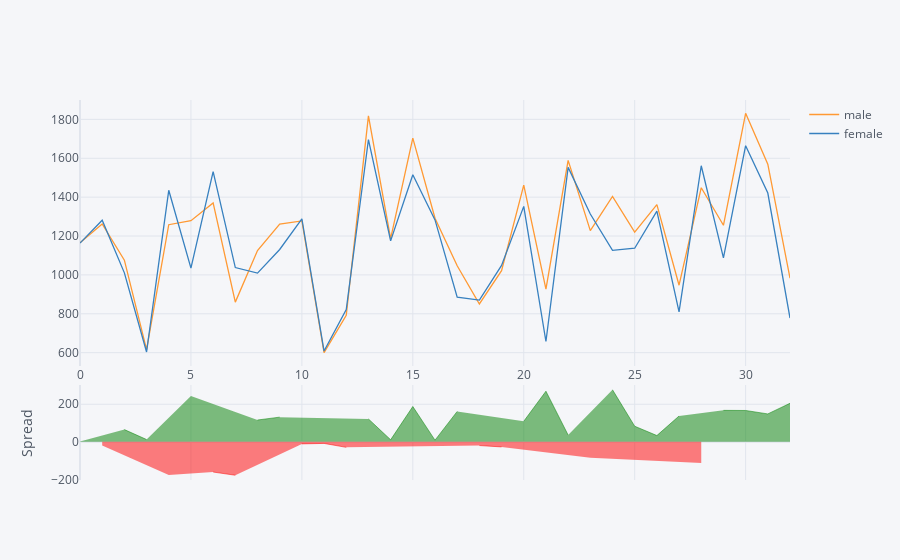

The notebook cell saved with this chart:
### Code cell
final_gender_data[['male' , 'female']].iplot(kind= 'spread')

### Figure 1 — Plotly figure (JSON) as saved in the notebook; plotly's stock layout.template omitted (floating-point values rounded to 4 significant figures)
{"data": [{"line": {"color": "rgba(255, 153, 51, 1.0)", "dash": "solid", "shape": "linear", "width": 1.3}, "mode": "lines", "name": "male", "text": "", "type": "scatter", "x": [0, 1, 2, 3, 4, 5, 6, 7, 8, 9, 10, 11, 12, 13, 14, 15, 16, 17, 18, 19, 20, 21, 22, 23, 24, 25, 26, 27, 28, 29, 30, 31, 32], "y": [1165.0, 1262.0, 1076.0, 615.7, 1258.0, 1279.0, 1370.0, 860.0, 1125.0, 1262.0, 1278.0, 600.0, 792.7, 1818.0, 1186.0, 1703.0, 1292.0, 1047.0, 850.5, 1022.0, 1462.0, 926.7, 1589.0, 1228.0, 1404.0, 1220.0, 1362.0, 947.0, 1448.0, 1255.0, 1831.0, 1570.0, 983.1]}, {"line": {"color": "rgba(55, 128, 191, 1.0)", "dash": "solid", "shape": "linear", "width": 1.3}, "mode": "lines", "name": "female", "text": "", "type": "scatter", "x": [0, 1, 2, 3, 4, 5, 6, 7, 8, 9, 10, 11, 12, 13, 14, 15, 16, 17, 18, 19, 20, 21, 22, 23, 24, 25, 26, 27, 28, 29, 30, 31, 32], "y": [1164.0, 1281.0, 1011.0, 603.4, 1435.0, 1035.0, 1531.0, 1038.0, 1009.0, 1131.0, 1289.0, 608.6, 822.1, 1696.0, 1175.0, 1515.0, 1283.0, 885.4, 870.4, 1049.0, 1353.0, 657.5, 1553.0, 1313.0, 1127.0, 1137.0, 1328.0, 809.6, 1561.0, 1088, 1664.0, 1421.0, 778.1]}, {"connectgaps": false, "fill": "tozeroy", "line": {"color": "green", "dash": "solid", "shape": "linear", "width": 0.5}, "mode": "lines", "name": "Spread", "showlegend": false, "type": "scatter", "x": [0, 1, 2, 3, 4, 5, 6, 7, 8, 9, 10, 11, 12, 13, 14, 15, 16, 17, 18, 19, 20, 21, 22, 23, 24, 25, 26, 27, 28, 29, 30, 31, 32], "xaxis": "x2", "y": [1.49, "", 65.07, 12.31, "", 243.7, "", "", 116.0, 131.2, "", "", "", 121.6, 10.99, 187.9, 8.86, 161.6, "", "", 109.5, 269.2, 36.14, "", 276.9, 83.02, 33.36, 137.3, "", 167.3, 166.8, 148.4, 205.1], "yaxis": "y2"}, {"connectgaps": false, "fill": "tozeroy", "line": {"color": "red", "dash": "solid", "shape": "linear", "width": 0.5}, "mode": "lines", "name": "Spread", "showlegend": false, "type": "scatter", "x": [0, 1, 2, 3, 4, 5, 6, 7, 8, 9, 10, 11, 12, 13, 14, 15, 16, 17, 18, 19, 20, 21, 22, 23, 24, 25, 26, 27, 28, 29, 30, 31, 32], "xaxis": "x2", "y": ["", -19.17, "", "", -177.0, "", -160.9, -177.9, "", "", -10.99, -8.61, -29.45, "", "", "", "", "", -19.86, -27.21, "", "", "", -85.38, "", "", "", "", -112.9, "", "", "", ""], "yaxis": "y2"}], "layout": {"autosize": true, "hovermode": "x", "legend": {"bgcolor": "#F5F6F9", "font": {"color": "#4D5663"}}, "paper_bgcolor": "#F5F6F9", "plot_bgcolor": "#F5F6F9", "title": {"font": {"color": "#4D5663"}}, "xaxis": {"autorange": true, "gridcolor": "#E1E5ED", "range": [0, 32], "showgrid": true, "tickfont": {"color": "#4D5663"}, "title": {"font": {"color": "#4D5663"}, "text": ""}, "type": "linear", "zerolinecolor": "#E1E5ED"}, "xaxis2": {"anchor": "y2", "autorange": true, "gridcolor": "#E1E5ED", "range": [0, 32], "showgrid": true, "showticklabels": false, "tickfont": {"color": "#4D5663"}, "title": {"font": {"color": "#4D5663"}, "text": ""}, "type": "linear", "zerolinecolor": "#E1E5ED"}, "yaxis": {"autorange": true, "domain": [0.3, 1], "gridcolor": "#E1E5ED", "range": [531.6, 1900.0], "showgrid": true, "tickfont": {"color": "#4D5663"}, "title": {"font": {"color": "#4D5663"}, "text": ""}, "type": "linear", "zerolinecolor": "#E1E5ED"}, "yaxis2": {"autorange": true, "domain": [0, 0.25], "gridcolor": "#E1E5ED", "range": [-203.1, 302.2], "showgrid": true, "tickfont": {"color": "#4D5663"}, "title": {"font": {"color": "#4D5663"}, "text": "Spread"}, "type": "linear", "zerolinecolor": "#E1E5ED"}}}
